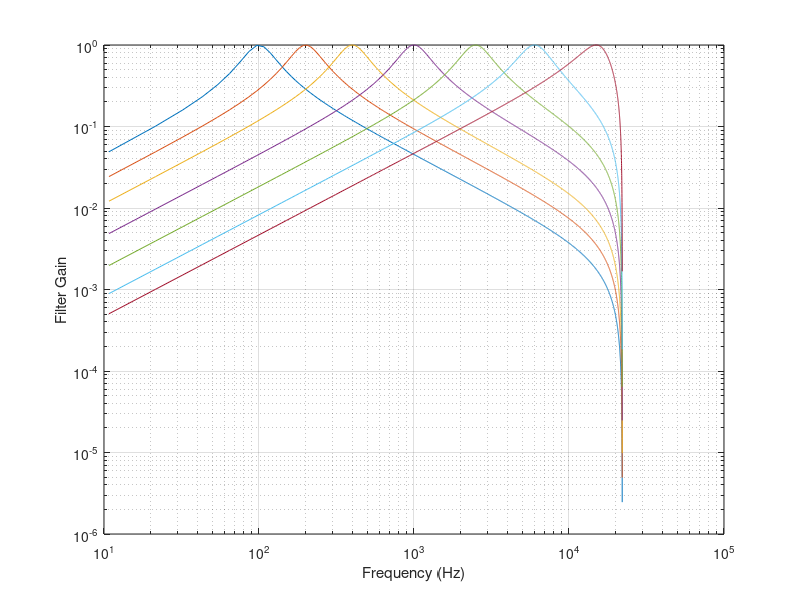
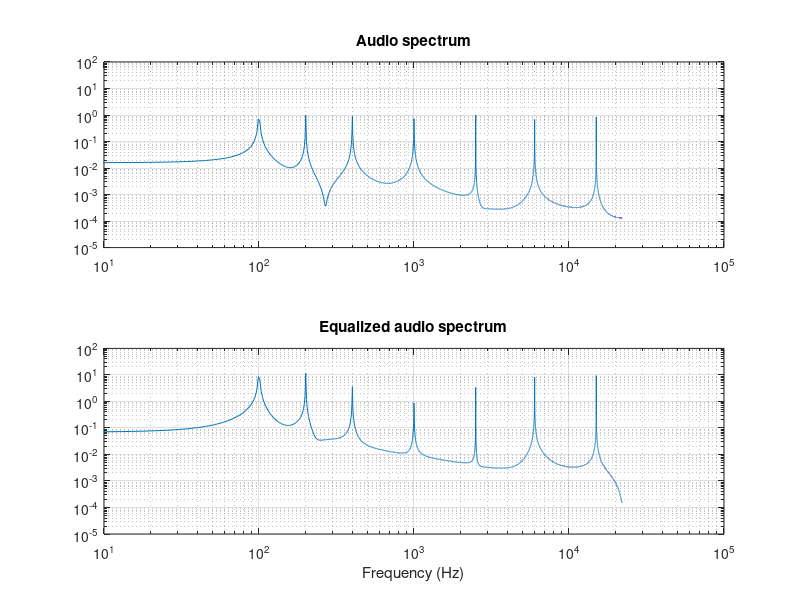

These charts were generated, in order, by the following MATLAB code:
%MATLAB Program 8.11 for simulating the digital equalizer (Section 8.5
close all; clear all
% these filter coefficients (Butterworth type, designed uisng BLT)
B0=[0.0031954934   0  -0.0031954934]; A0=[1.0000000000  -1.9934066716   0.9936090132];
B1=[0.0063708102    0  -0.0063708102]; A1=[1.0000000000  -1.9864516324   0.9872583796];
B2=[0.0126623878    0  -0.0126623878]; A2=[1.0000000000  -1.9714693192   0.9746752244];
B3=[0.0310900413     0  -0.0310900413]; A3=[ 1.0000000000  -1.9181849043  0.9378199174];
B4=[ 0.0746111954   0.000000000  -0.0746111954]; 
A4=[1.0000000000  -1.7346085867   0.8507776092];
B5=[0.1663862883   0.0000000000  -0.1663862884];
A5=[1.0000000000  -1.0942477187   0.6672274233];
B6=[0.3354404899   0.0000000000  -0.3354404899];
A6=[1.0000000000   0.7131366534   0.3291190202];

[h0,f]=freqz(B0,A0,2048,44100);
[h1,f]=freqz(B1,A1,2048,44100);
[h2,f]=freqz(B2,A2,2048,44100);
[h3,f]=freqz(B3,A3,2048,44100);
[h4,f]=freqz(B4,A4,2048,44100);
[h5,f]=freqz(B5,A5,2048,44100);
[h6,f]=freqz(B6,A6,2048,44100);
loglog(f,abs(h0),f,abs(h1), f,abs(h2), ...
f,abs(h3),f,abs(h4),f,abs(h5),f,abs(h6));
xlabel('Frequency (Hz)');
ylabel('Filter Gain');grid
axis([10 10^5  10^(-6)  1]);
figure(2)
g0=10;g1=10;g2=0;g3=0;g4=0;g5=10;g6=10;
p0=0;p1=pi/14;p2=2*p1;p3=3*p1;p4=4*p1;p5=5*p1;p6=6*p1;
n=0:1:20480;                             % indices of samples
fs=44100;                                   % sampling rate
x=sin(2*pi*100*n/fs)+sin(2*pi*200*n/fs+p1)+...
     sin(2*pi*400*n/fs+p2)+sin(2*pi*1000*n/fs+p3)+...
     sin(2*pi*2500*n/fs+p4)+sin(2*pi*6000*n/fs+p5)+...
     sin(2*pi*15000*n/fs+p6);       % generate test audio signals
y0=filter(B0,A0,x);                      % band pass filter 0
y1=filter(B1,A1,x);                      % bandpass filter 1
y2=filter(B2,A2,x);                      % bandpass filter 2
y3=filter(B3,A3,x);                      % bandpass filter 3
y4=filter(B4,A4,x);                      % bandpass filter 4
y5=filter(B5,A5,x);                      % bandpass filter 5
y6=filter(B6,A6,x);                      % bandpass filter 6
y=g0.*y0+g1.*y1+g2.*y2+g3.*y3+g4.*y4+g5.*y5+g6.*y6+x;   % equalizer output
N=length(x);
Axk=2*abs(fft(x))/N;Axk(1)=Axk(1)/2;    % one side amplitude spectrum of the input
f=[0:N/2]*fs/N;
subplot(2,1,1);loglog(f,Axk(1:N/2+1));
title('Audio spectrum');
axis([10 100000 0.00001 100]);grid;
Ayk=2*abs(fft(y))/N; Ayk(1)=Ayk(1)/2; % one side amplitude spectrum of the output
 subplot(2,1,2);loglog(f,Ayk(1:N/2+1));  
xlabel('Frequency (Hz)');
title('Equalized audio spectrum');
axis([10 100000 0.00001 100]);grid;
